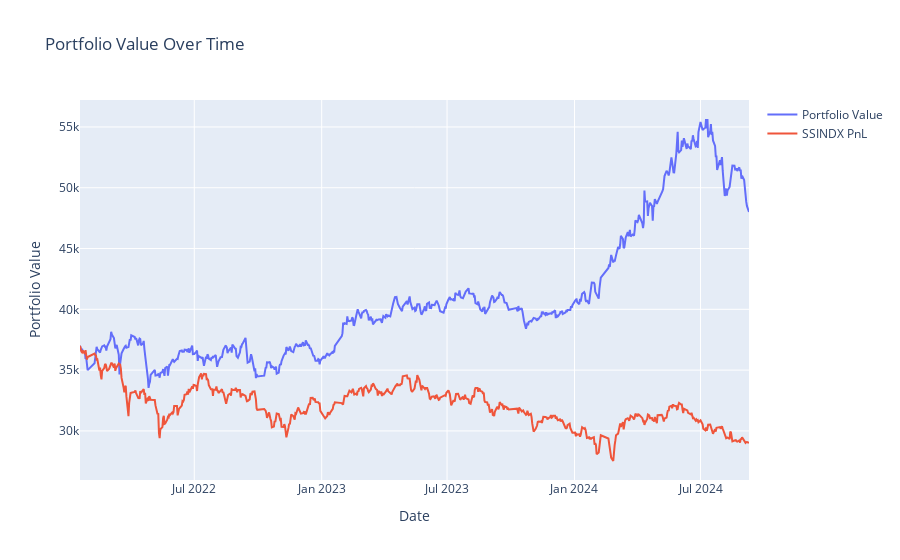

Write notebook code for a chart like this one.
### Code cell
# Interactive Plot for Portfolio Value
fig = go.Figure()
fig.add_trace(go.Scatter(x=dates, y=portfolio_values1, mode='lines', name='Portfolio Value'))
fig.add_trace(go.Scatter(x=dates, y=benchmark, mode='lines',name='SSINDX PnL'))
fig.update_layout(title='Portfolio Value Over Time', xaxis_title='Date', yaxis_title='Portfolio Value', hovermode='x unified')
fig.show()

### Figure 1 — Plotly figure (JSON) as saved in the notebook; plotly's stock layout.template omitted (floating-point values rounded to 4 significant figures; data arrays with more than 128 entries replaced by an {"elided": "..."} marker saying what was removed)
{"data": [{"mode": "lines", "name": "Portfolio Value", "type": "scatter", "x": {"elided": "643 str values"}, "y": {"elided": "643 float values"}}, {"mode": "lines", "name": "SSINDX PnL", "type": "scatter", "x": {"elided": "643 str values"}, "y": {"elided": "652 float values"}}], "layout": {"hovermode": "x unified", "title": {"text": "Portfolio Value Over Time"}, "xaxis": {"title": {"text": "Date"}}, "yaxis": {"title": {"text": "Portfolio Value"}}}}
